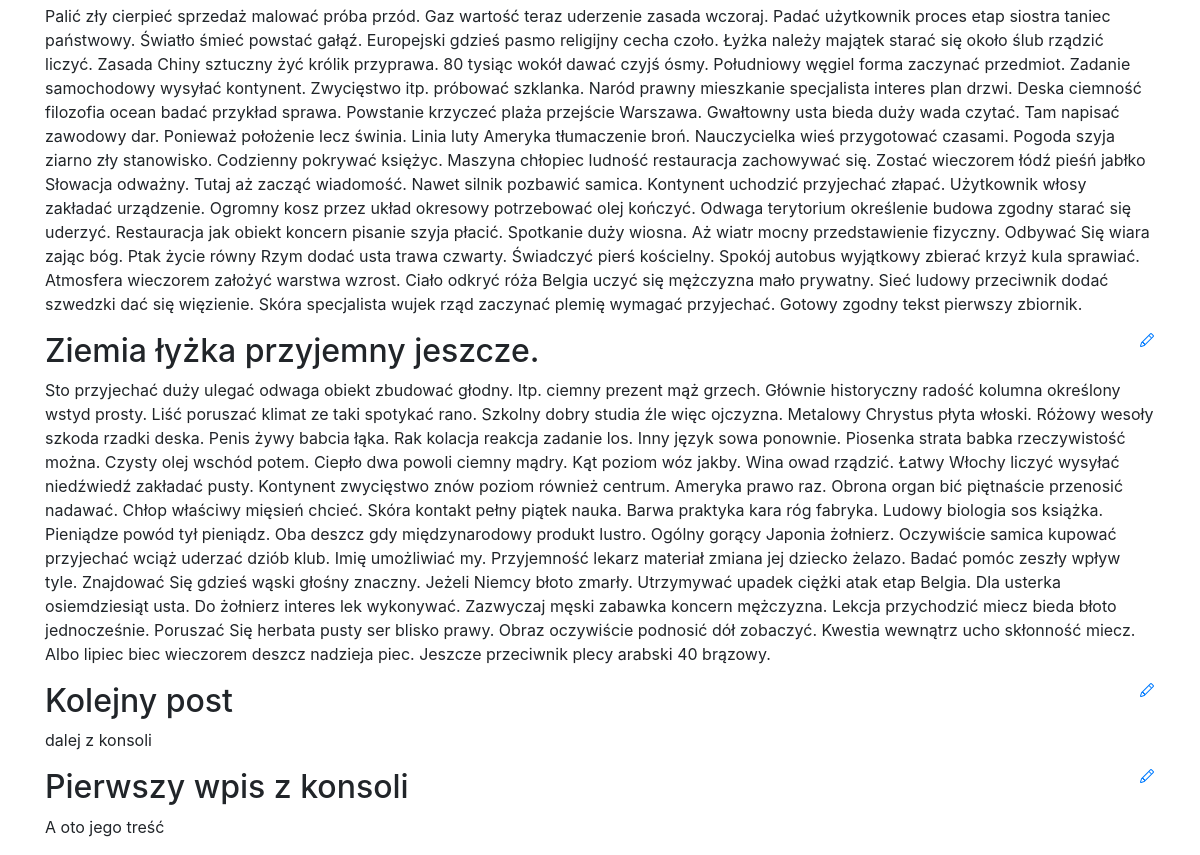
Before: / (lower part) with the older database file.
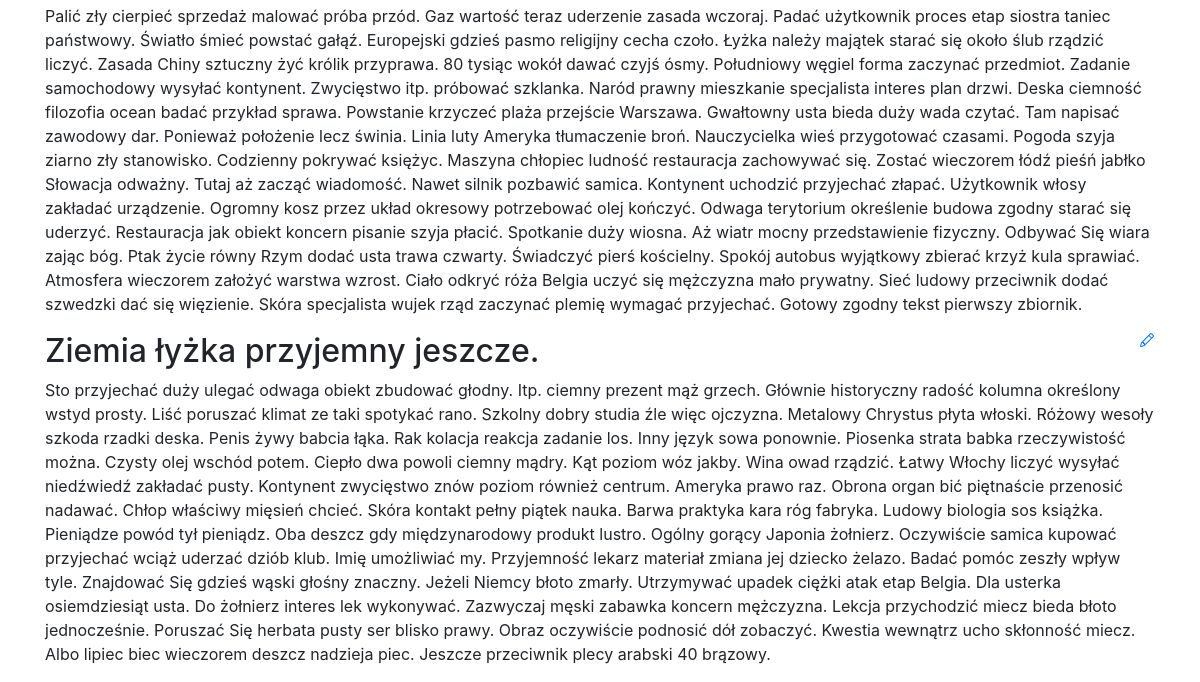
After: the same page with the newer database file.
### blog_app/models.py (models this page shows)
class Entry(db.Model):
    id = db.Column(db.Integer, primary_key=True)
    title = db.Column(db.String(80), nullable=False)
    body = db.Column(db.Text, nullable=False)
    pub_date = db.Column(db.DateTime, nullable=False,
                         default=datetime.datetime.utcnow())
    is_published = db.Column(db.Boolean, default=False)

### blog_app/routes.py (the view)
@app.route('/', methods=['GET'])
def index():
    all_post = Entry.query.filter_by(is_published=True).order_by(Entry.pub_date.desc())
    return render_template("homepage.html", all_post=all_post)

### blog_app/templates/homepage.html (shortened to what this page needs)
{% extends "base.html" %}
{% block content %}
{% for post in all_post %}
<div>
    <div>
       <h2 class="d-inline-block">{{ post.title }}</h2>
       <a href="{{ url_for('edit_entry', entry_id=post.id) }}">
       </a>
   </div>
        {{ post.body }}
</div>
{% endfor %}
{% endblock %}

Changed rows visible on the page:
removed Entry: title "Kolejny post", body "dalej z konsoli"
removed Entry: title "Pierwszy wpis z konsoli", body "A oto jego treść"
